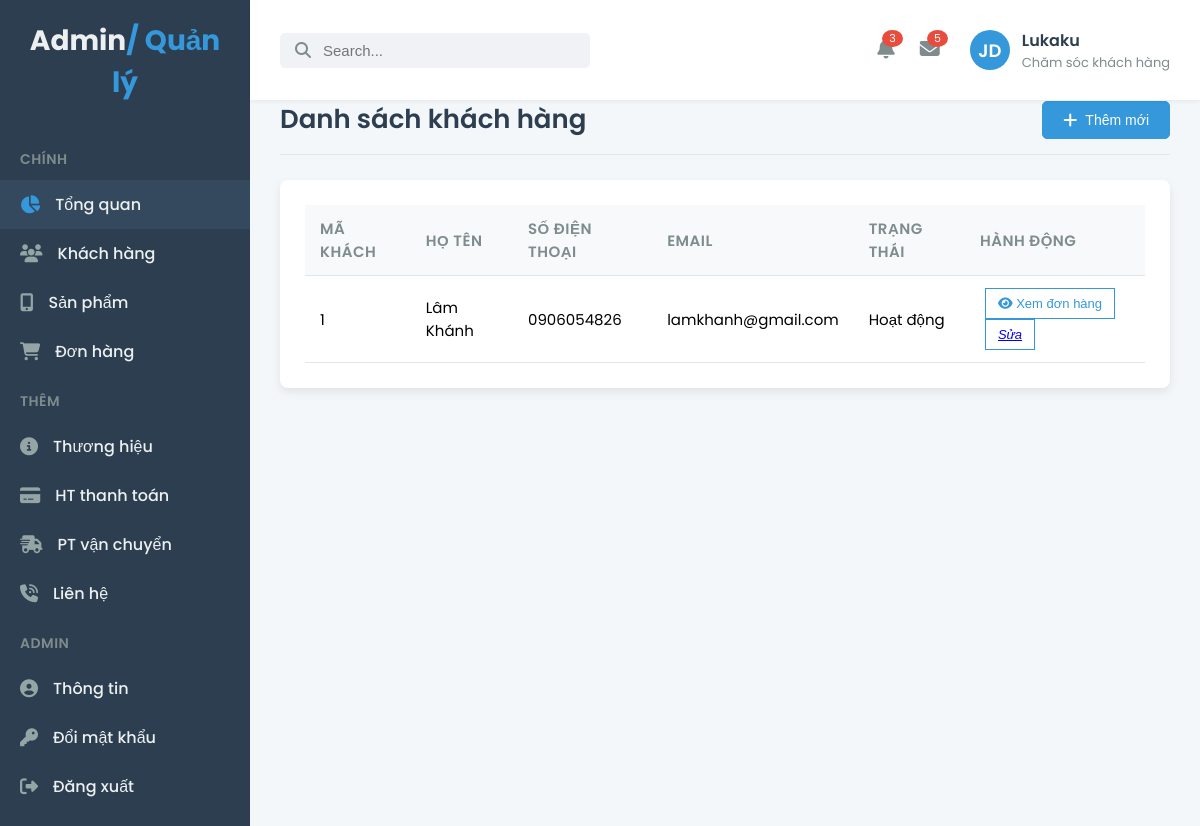
The app's page /admin/customer.php (signed in) with its own data.
### tables this page shows
CREATE TABLE `khach_hang` (
  `id_khach` int(11) NOT NULL,
  `hoten` varchar(50) NOT NULL,
  `sodienthoai` varchar(15) NOT NULL,
  `email` varchar(50) NOT NULL,
  `matkhau` varchar(255) NOT NULL,
  `diachi` text DEFAULT NULL,
  `ngay_dangky` datetime NOT NULL DEFAULT current_timestamp(),
  `trangthai` tinyint(4) NOT NULL DEFAULT 0 COMMENT '0: active, 1: deactive'
);

### admin/customer.php (the view)
<?php
    include_once "sidebar.php";
    require_once "connect.php";
    $sql = "SELECT * FROM khach_hang";
    $query = mysqli_query($conn, $sql);
?>
<div class="main-content">
  <div class="page-title">
    <div class="title">Danh sách khách hàng</div>
    <div class="action-buttons">
      <button class="btn btn-primary">
        <a href="customer-add.php"><i class="fas fa-plus"></i>
        Thêm mới </a>
      </button>
    </div>
  </div>
  <div class="table-card">
    <table class="data-table">
      <thead>
        <tr>
          <th>Mã khách</th>
          <th>Họ tên</th>
          <th>Số điện thoại</th>
          <th>Email</th>
          <th>Trạng thái</th>
          <th>Hành động</th>
        </tr>
      </thead>
      <tbody>
        <?php foreach($query as $khach) : ?>
            <tr>
              <td><?php echo $khach["id_khach"] ?></td>
              <td><?php echo $khach["hoten"] ?></td>
              <td><?php echo $khach["sodienthoai"] ?></td>
              <td><?php echo $khach["email"] ?></td>
              <td><?php echo $khach["trangthai"] == 0 ? "Hoạt động" : "Ngưng hoạt động" ?></td>
              <td>
                  <a href="customer-orders.php? id_khach=<?php echo $khach["id_khach"]?>"><button class="btn btn-outline btn-sm">
                      <i class="fas fa-eye"></i> Xem đơn hàng
                  </button></a>
                  <a href="customer-update.php? id_khach=<?php echo $khach["id_khach"]?>"><button class="btn btn-outline btn-sm">
                  <i class="">Sửa</i>
                  </a>
              </td>
            </tr>
        <?php endforeach; ?>
      </tbody>
    </table>
  </div>
</div>
<?php include_once "footer.php" ?>

### css/style.css (style rules this page uses)
body { font-family: 'Poppins', sans-serif; margin: 0; background-color: #f4f7fa; display: flex; min-height: 100vh; }
.main-content { flex-grow: 1; padding: 30px; background-color: #f4f7fa; overflow-y: auto; }
.page-title { display: flex; justify-content: space-between; align-items: center; margin-bottom: 25px; padding-bottom: 15px; border-bottom: 1px solid #e0e6ed; }
.page-title .title { font-size: 26px; font-weight: 600; color: #2c3e50; }
.action-buttons .btn { padding: 10px 20px; border-radius: 5px; font-size: 14px; font-weight: 500; cursor: pointer; transition: all 0.3s ease; text-decoration: none; display: inline-flex; align-items: center; justify-content: center; color: #ffffff; }
.action-buttons .btn a { color: #ffffff; text-decoration: none; display: flex; align-items: center; }
.action-buttons .btn i { margin-right: 8px; font-size: 16px; }
.btn-primary { background-color: #3498db; border: 1px solid #3498db; color: #ffffff; }
.btn-outline { background-color: transparent; border: 1px solid #7f8c8d; color: #7f8c8d; margin-left: 10px; }
.table-card { background-color: #ffffff; border-radius: 8px; box-shadow: 0 4px 10px rgba(0, 0, 0, 0.08); padding: 25px; margin-bottom: 30px; }
.data-table { width: 100%; border-collapse: collapse; font-size: 15px; text-align: left; }
.data-table th, .data-table td { padding: 12px 15px; border-bottom: 1px solid #e0e6ed; }
.data-table th { background-color: #f8f9fa; color: #7f8c8d; font-weight: 600; text-transform: uppercase; letter-spacing: 0.5px; }
.btn-sm { padding: 7px 12px; font-size: 13px; margin-left: 5px; }
.btn-outline.btn-sm { color: #3498db; border-color: #3498db; background-color: transparent; }
.main-content { flex-grow: 1; padding: 30px; background-color: #f4f7fa; overflow-y: auto; margin-top: 70px; }

### records on screen
khach_hang: id_khach "1", hoten "Lâm Khánh", sodienthoai "0906054826", email "lamkhanh@gmail.com", trangthai "Hoạt động"

### other values on screen
$name "Lukaku"
